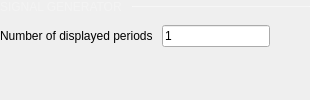
            <widget class="QWidget" name="SignalGenerator" native="true">
             <layout class="QVBoxLayout" name="verticalLayout_7">
              <property name="spacing">
               <number>6</number>
              </property>
              <property name="leftMargin">
               <number>0</number>
              </property>
              <property name="topMargin">
               <number>0</number>
              </property>
              <property name="rightMargin">
               <number>0</number>
              </property>
              <property name="bottomMargin">
               <number>0</number>
              </property>
              <item>
               <layout class="QHBoxLayout" name="horizontalLayout_10">
                <property name="spacing">
                 <number>6</number>
                </property>
                <property name="topMargin">
                 <number>0</number>
                </property>
                <item>
                 <widget class="QLabel" name="label_9">
                  <property name="sizePolicy">
                   <sizepolicy hsizetype="Fixed" vsizetype="Fixed">
                    <horstretch>0</horstretch>
                    <verstretch>0</verstretch>
                   </sizepolicy>
                  </property>
                  <property name="styleSheet">
                   <string notr="true">QLabel {
  font-size: 12px;
color: rgba(255, 255, 255, 70);
}</string>
                  </property>
                  <property name="text">
                   <string>SIGNAL GENERATOR </string>
                  </property>
                 </widget>
                </item>
                <item>
                 <widget class="Line" name="line_4">
                  <property name="minimumSize">
                   <size>
                    <width>0</width>
                    <height>1</height>
                   </size>
                  </property>
                  <property name="maximumSize">
                   <size>
                    <width>16777215</width>
                    <height>1</height>
                   </size>
                  </property>
                  <property name="styleSheet">
                   <string notr="true">border: 1px solid rgba(255, 255, 255, 70);</string>
                  </property>
                  <property name="orientation">
                   <enum>Qt::Horizontal</enum>
                  </property>
                 </widget>
                </item>
               </layout>
              </item>
              <item>
               <spacer name="verticalSpacer_4">
                <property name="orientation">
                 <enum>Qt::Vertical</enum>
                </property>
                <property name="sizeType">
                 <enum>QSizePolicy::Fixed</enum>
                </property>
                <property name="sizeHint" stdset="0">
                 <size>
                  <width>20</width>
                  <height>5</height>
                 </size>
                </property>
               </spacer>
              </item>
              <item>
               <layout class="QHBoxLayout" name="horizontalLayout_2">
                <item>
                 <widget class="QLabel" name="label_3">
                  <property name="text">
                   <string>Number of displayed periods </string>
                  </property>
                 </widget>
                </item>
                <item>
                 <widget class="QLineEdit" name="sigGenNrPeriods">
                  <property name="sizePolicy">
                   <sizepolicy hsizetype="Minimum" vsizetype="Fixed">
                    <horstretch>0</horstretch>
                    <verstretch>0</verstretch>
                   </sizepolicy>
                  </property>
                  <property name="styleSheet">
                   <string notr="true">
QLineEdit[invalid=true] {
border-color: red;
color: red;
}
QLineEdit[valid=true] {
border-color: grey;
color: white;
}</string>
                  </property>
                  <property name="text">
                   <string>1</string>
                  </property>
                 </widget>
                </item>
                <item>
                 <spacer name="horizontalSpacer_2">
                  <property name="orientation">
                   <enum>Qt::Horizontal</enum>
                  </property>
                  <property name="sizeHint" stdset="0">
                   <size>
                    <width>40</width>
                    <height>20</height>
                   </size>
                  </property>
                 </spacer>
                </item>
               </layout>
              </item>
              <item>
               <spacer name="verticalSpacer_5">
                <property name="orientation">
                 <enum>Qt::Vertical</enum>
                </property>
                <property name="sizeType">
                 <enum>QSizePolicy::Expanding</enum>
                </property>
                <property name="sizeHint" stdset="0">
                 <size>
                  <width>0</width>
                  <height>0</height>
                 </size>
                </property>
               </spacer>
              </item>
             </layout>
            </widget>
